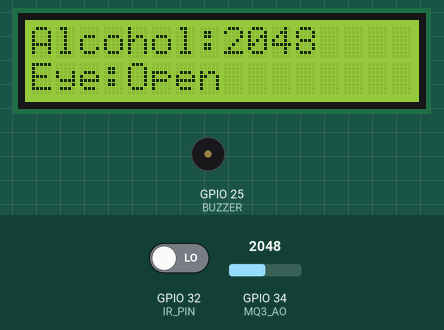
Simulated run of this sketch. Board: ESP32. On the bench: 16×2 character LCD, buzzer (waves = sounding, pin HIGH). Inputs (shaded band) come from the test bench; at power-on: GPIO 34 (MQ3_AO) = 2048, GPIO 32 (IR_PIN) LOW. What the sketch prints to the serial monitor is not drawn.

Above: at 2.7 s.
2.8 s: GPIO 34 (MQ3_AO) set to 2932
At 4.0 s:
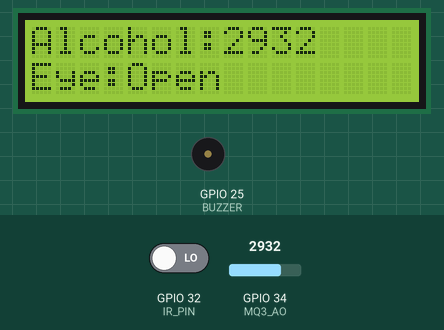
4.3 s: GPIO 34 (MQ3_AO) set to 3065
At 4.9 s:
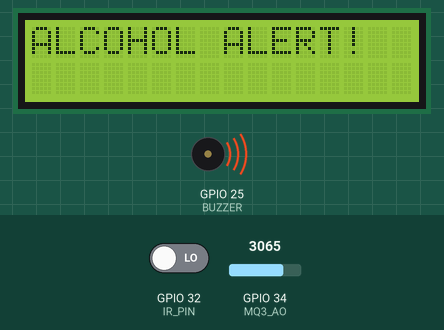
7.3 s: GPIO 32 (IR_PIN) driven HIGH
10.1 s: GPIO 34 (MQ3_AO) set to 0
At 11.5 s:
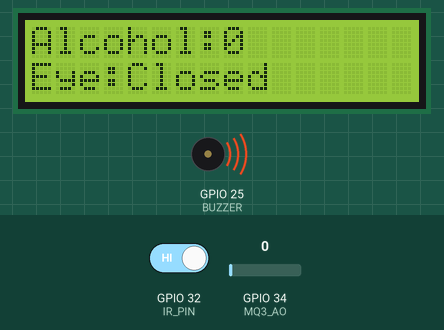
13.1 s: GPIO 32 (IR_PIN) driven LOW
At 14.4 s:
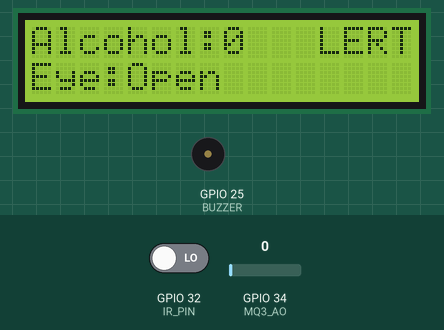
14.7 s: GPIO 32 (IR_PIN) driven HIGH
At 15.8 s:
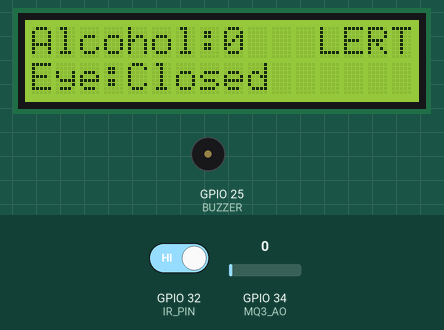
Timing chart, 0 to 17.9 s (numbered marks = the images above; inputs shaded):
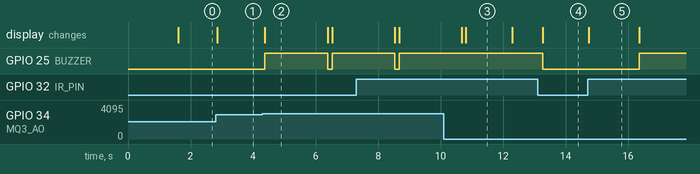

The sketch:

ESP32.ino
```cpp
#include <Wire.h>
#include <LiquidCrystal_I2C.h>

#define MQ3_AO 34
#define IR_PIN 32
#define BUZZER 25

LiquidCrystal_I2C lcd(0x27, 16, 2);

unsigned long eyeClosedStart = 0;
bool wasEyeClosed = false;

void setup() {
  Serial.begin(115200);
  pinMode(IR_PIN, INPUT);
  pinMode(BUZZER, OUTPUT);

  lcd.init();
  lcd.backlight();
  lcd.setCursor(0, 0);
  lcd.print("System Ready");
  delay(1500);
  lcd.clear();
}

void loop() {
  int alcoholLevel = analogRead(MQ3_AO);
  int blink = digitalRead(IR_PIN);

  // Display on Serial
  Serial.print("Alcohol Level: "); Serial.print(alcoholLevel);
  Serial.print("\tEye: "); Serial.println(blink == HIGH ? "Closed" : "Open");

  // Display on LCD
  lcd.setCursor(0, 0);
  lcd.print("Alcohol:"); lcd.print(alcoholLevel); lcd.print("   ");
  lcd.setCursor(0, 1);
  lcd.print("Eye:"); lcd.print(blink == HIGH ? "Closed " : "Open   ");

  // Alcohol detection
  if (alcoholLevel > 3000) {
    Serial.println("⚠️ Alcohol Detected!");
    lcd.clear();
    lcd.setCursor(0, 0); lcd.print("ALCOHOL ALERT!");
    digitalWrite(BUZZER, HIGH);
    delay(2000);
    lcd.clear();
  }

  // Drowsiness detection
  if (blink == HIGH) {
    if (!wasEyeClosed) eyeClosedStart = millis();
    wasEyeClosed = true;

    if (millis() - eyeClosedStart > 1500) { // closed > 1.5 sec
      Serial.println("😴 Drowsiness Detected!");
      lcd.clear();
      lcd.setCursor(0, 0); lcd.print("DROWSINESS ALERT");
      digitalWrite(BUZZER, HIGH);
    }
  } else {
    wasEyeClosed = false;
    digitalWrite(BUZZER, LOW);
  }

  delay(100);
}
```

Measured:
- the behaviour switches between 3000 and 3001 on GPIO 34 (MQ3_AO) (found by bisection; images 1 and 2)
- after the input at 2.8 s, the display: changes after 0.06 s (image 1)
- after the input at 4.3 s, GPIO 25 (BUZZER): LOW → HIGH after 0.08 s, → LOW 2.0 s later, → HIGH 0.14 s later; the display: changes after 0.08 s (image 2)
- after the input at 10.1 s, the display: first differs from a run without the input after 0.70 s (image 3)
- after the input at 13.1 s, GPIO 25 (BUZZER): HIGH → LOW after 0.16 s; the display: changes after 0.16 s (image 4)
- after the input at 14.7 s, GPIO 25 (BUZZER): LOW → HIGH after 1.7 s; the display: changes at once (image 5)
- what the display in image 2 shows lasts 2.0 s, from 4.4 s to 6.4 s
